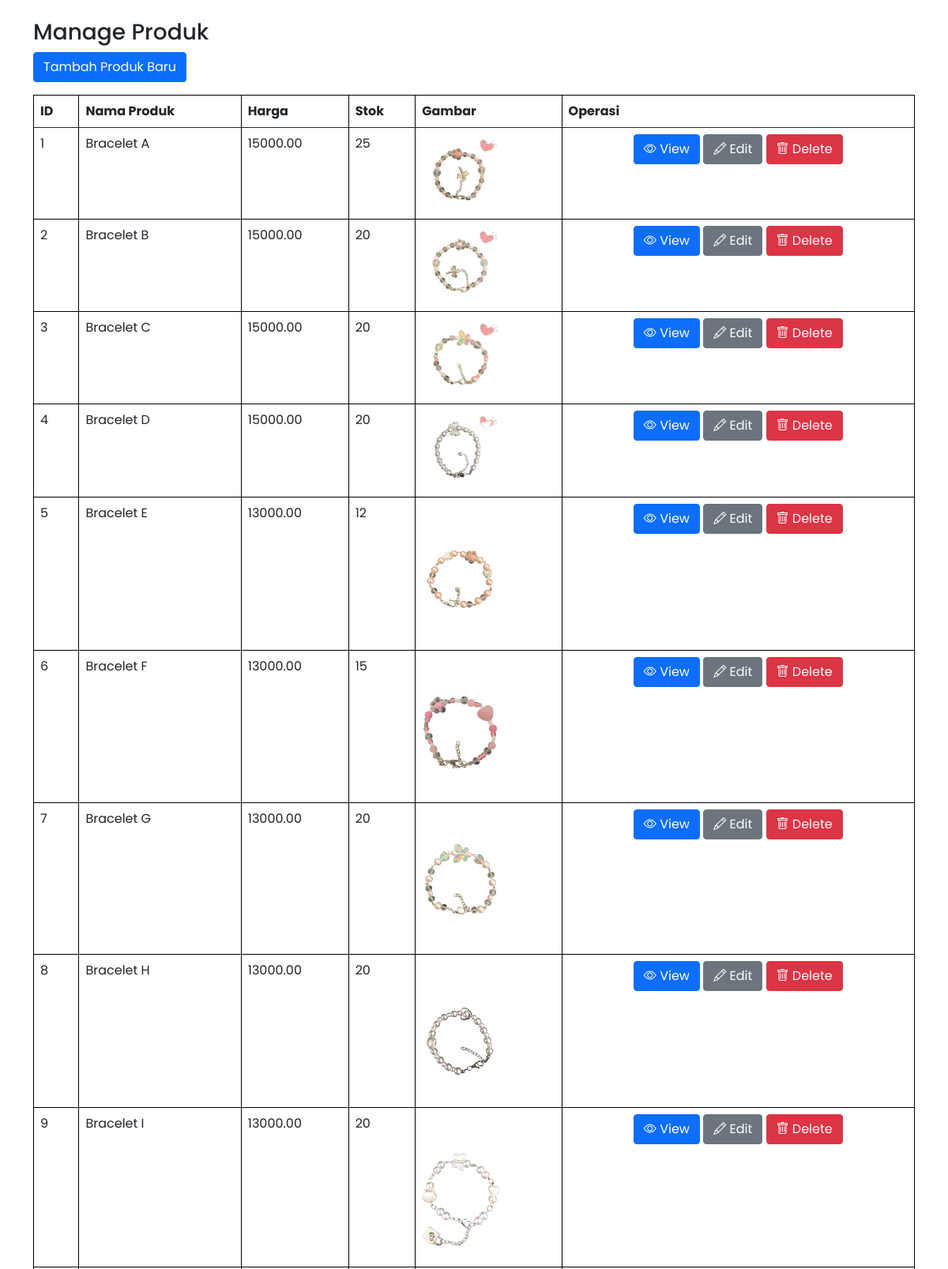
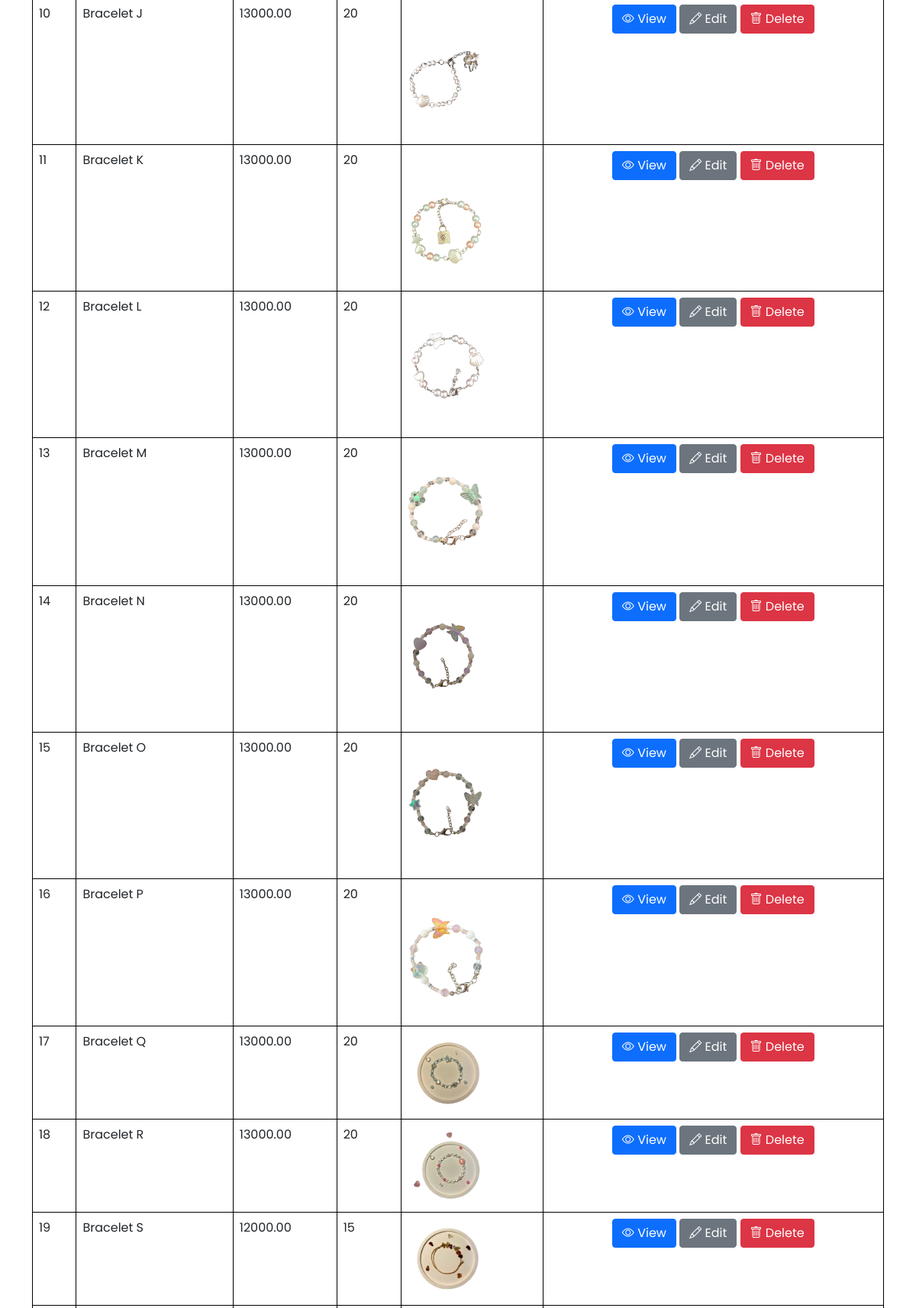
The app's page /manage_produk.php (upper part) with its own data (2 pictures, top to bottom).
### tables this page shows
CREATE TABLE `products` (
  `id` int(11) NOT NULL,
  `name` varchar(100) NOT NULL,
  `price` decimal(10,2) NOT NULL,
  `stock` int(11) NOT NULL,
  `images` varchar(255) DEFAULT NULL
);

### manage_produk.php (the view, shortened to what this page needs)
<?php
include("db.php");
$sql = "SELECT * FROM products";
$result = $conn->query($sql);
?>
<!DOCTYPE html>
<html>
<head>
    <link href="assets/css/admin.css" rel="stylesheet">
    <link href="https://cdn.jsdelivr.net/npm/bootstrap@5.0.0-beta3/dist/css/bootstrap.min.css" rel="stylesheet"
>
    <link rel="stylesheet" href="https://cdn.jsdelivr.net/npm/bootstrap-icons@1.11.3/font/bootstrap-icons.min.css">
    <link href="assets/vendor/bootstrap-icons/bootstrap-icons.css" rel="stylesheet">
    <link href="assets/css/admin.css" rel="stylesheet">
</head>
<body>
    <div class="container">
        <h3 class="mt-4">Manage Produk</h3>
        <a href="create.php" class="btn btn-primary mb-3">Tambah Produk Baru</a>
        <table class="table">
            <thead>
                <tr>
                    <th>ID</th>
                    <th>Nama Produk</th>
                    <th>Harga</th>
                    <th>Stok</th>
                    <th>Gambar</th>
                    <th>Operasi</th>
                </tr>
            </thead>
            <tbody>
                <?php
                if ($result->num_rows > 0) {
                    while ($row = $result->fetch_assoc()) {
                        echo "<tr>";
                        echo "<td>{$row['id']}</td>";
                        echo "<td>{$row['name']}</td>";
                        echo "<td>{$row['price']}</td>";
                        echo "<td>{$row['stock']}</td>";
                        $image_path = !empty($row['images']) ? $row['images'] : 'assets/img/produk/';
                        echo "<td><img src='assets/img/produk/{$image_path}' alt='Gambar Produk' width='100'></td>";
                        echo "<td class='text-center'>
                        <a href='read.php?id={$row['id']}' class='btn btn-primary'>
                            <i class='bi bi-eye'></i> View
                        </a>
                        <a href='update.php?id={$row['id']}' class='btn btn-secondary'>
                            <i class='bi bi-pencil'></i> Edit
                        </a>
                        <form action='delete.php' method='POST' style='display:inline;'>
                                <input type='hidden' name='id' value='{$row['id']}'>
                            <button type='submit' name='delete' class='btn btn-danger'>
                                <i class='bi bi-trash'></i> Delete
                            </button>
                        </form>
                        </td>";
                    }
                } else {
                    echo "<tr><td colspan='6' class='text-center'>Tidak ada produk ditemukan</td></tr>";
                }
                ?>
            </tbody>
        </table>
</body>
</body>
</html>

### assets/css/admin.css (style rules this page uses)
body { font-family: 'Poppins', sans-serif; display: flex; margin: 0; padding: 0; }
form { margin-bottom: 20px; }
table { width: 100%; border-collapse: collapse; }
table, th, td { border: 1px solid black; }
th, td { padding: 10px; text-align: left; }
th { background-color: #f2f2f2; }

### records on screen
products: id "1", name "Bracelet A", price "15000.00", stock "25", images (picture)
products: id "2", name "Bracelet B", price "15000.00", stock "20", images (picture)
products: id "3", name "Bracelet C", price "15000.00", stock "20", images (picture)
products: id "4", name "Bracelet D", price "15000.00", stock "20", images (picture)
products: id "5", name "Bracelet E", price "13000.00", stock "12", images (picture)
products: id "6", name "Bracelet F", price "13000.00", stock "15", images (picture)
products: id "7", name "Bracelet G", price "13000.00", stock "20", images (picture)
products: id "8", name "Bracelet H", price "13000.00", stock "20", images (picture)
products: id "9", name "Bracelet I", price "13000.00", stock "20", images (picture)
products: id "10", name "Bracelet J", price "13000.00", stock "20", images (picture)
products: id "11", name "Bracelet K", price "13000.00", stock "20", images (picture)
products: id "12", name "Bracelet L", price "13000.00", stock "20", images (picture)
products: id "13", name "Bracelet M", price "13000.00", stock "20", images (picture)
products: id "14", name "Bracelet N", price "13000.00", stock "20", images (picture)
products: id "15", name "Bracelet O", price "13000.00", stock "20", images (picture)
products: id "16", name "Bracelet P", price "13000.00", stock "20", images (picture)
products: id "17", name "Bracelet Q", price "13000.00", stock "20", images (picture)
products: id "18", name "Bracelet R", price "13000.00", stock "20", images (picture)
products: id "19", name "Bracelet S", price "12000.00", stock "15", images (picture)
